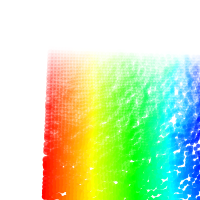
Frame 1 (no input)
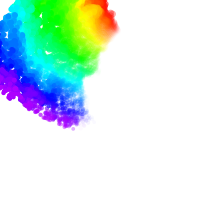
Frame 60 (the mouse pressed at the canvas centre just before this capture)
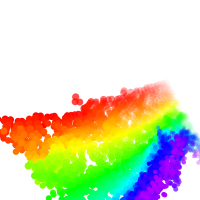
Frame 120 (the mouse held since frame 60 and released just before this capture)

The Processing sketch that drew these frames (run headless with seeded random() and noise(); from frame 60 on, the mouse is pressed at the canvas centre):

// Processing sketch: perlinMatrizInteractiva4
// ── perlinMatrizInteractiva4.pde
float ancho, alto, escalaDelRuido, valorDelRuido, proporcionDelRuido;
int detalleDelRuido, divisor;

void setup() {
  size(200, 200);
  surface.setResizable(true);
  ellipseMode(CENTER);
  rectMode(CENTER);
  colorMode(HSB);
  background(255);
  ancho = width;
  alto = height;
  escalaDelRuido=0.002;
  proporcionDelRuido=0.75;
  detalleDelRuido=120;
  divisor = 3;
}
void draw() {
  background(255 );
  translate(width/2, height/2);
  rotate(radians(frameCount));

  scale(.5);
  for (int x = 0; x < width; x+=divisor) {
    for (int y = 0; y < height; y+=divisor) {
      pushMatrix();
      noiseDetail(detalleDelRuido, proporcionDelRuido);
      valorDelRuido = noise(x * escalaDelRuido, y  * escalaDelRuido);
      translate(x, y);
      noStroke();
      translate(-width/2, -height/2);
      rotate(radians(frameCount*valorDelRuido));
      rotate(radians(frameCount));

      fill(valorDelRuido+x, 500*valorDelRuido, 500*valorDelRuido, valorDelRuido+y*2);
      ellipse(valorDelRuido*x, valorDelRuido*y, 10*valorDelRuido, 10*valorDelRuido);
      popMatrix();
    }
  }
}
void mouseDragged() {
  escalaDelRuido = map(mouseX, 0, width, 0, 0.05);
  detalleDelRuido = int(map(mouseY, 0, height, 0, 4));
}
void keyPressed() {
  proporcionDelRuido=proporcionDelRuido+.1;
  if (proporcionDelRuido >= 1) {
    proporcionDelRuido = 0;
  }
}
